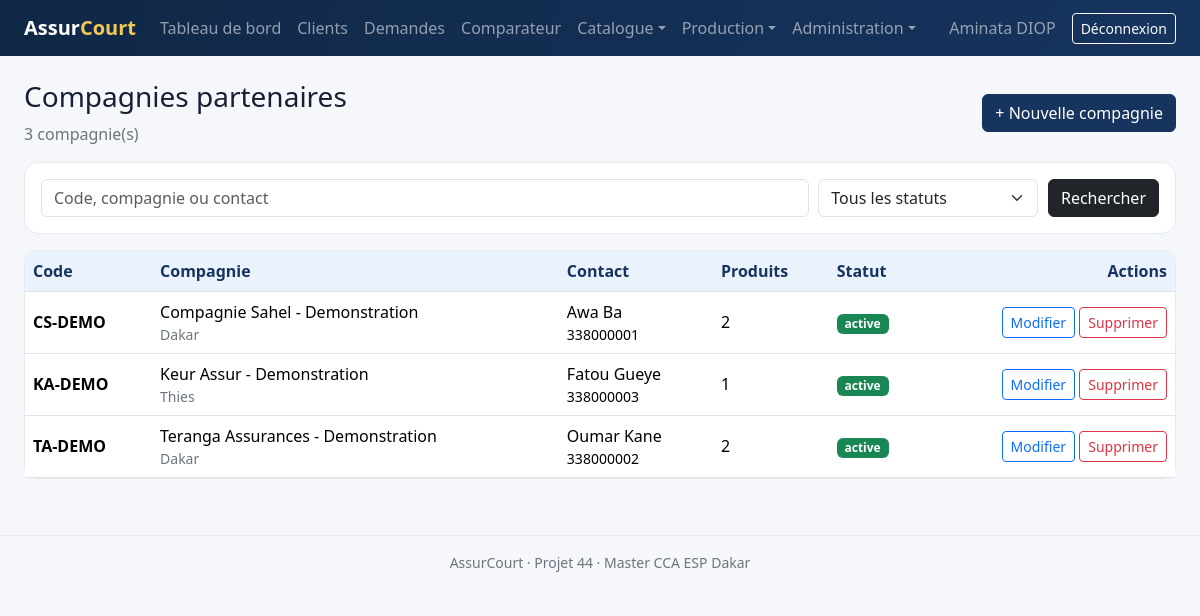
/public/compagnies/index.php (signed in), run on the app's committed database.
### tables this page shows
CREATE TABLE compagnies (
    id BIGINT UNSIGNED AUTO_INCREMENT PRIMARY KEY,
    code VARCHAR(20) NOT NULL UNIQUE,
    raison_sociale VARCHAR(190) NOT NULL,
    email VARCHAR(190) NULL,
    telephone VARCHAR(30) NULL,
    adresse VARCHAR(255) NULL,
    contact_commercial VARCHAR(190) NULL,
    statut ENUM('active','inactive') NOT NULL DEFAULT 'active',
    date_partenariat DATE NULL,
    created_at TIMESTAMP NOT NULL DEFAULT CURRENT_TIMESTAMP
);

### includes/helpers.php (called while the page is built, shortened)
<?php
function e(?string $value): string
{
    return htmlspecialchars($value ?? '', ENT_QUOTES | ENT_SUBSTITUTE, 'UTF-8');
}

### public/compagnies/index.php (the view, shortened to what this page needs)
<?php
$db=Database::connection();$q=trim((string)($_GET['q']??''));$statut=(string)($_GET['statut']??'');$page=max(1,(int)($_GET['page']??1));$per=20;$w=[];$p=[];
$where=$w?' WHERE '.implode(' AND ',$w):'';
$s=$db->prepare('SELECT COUNT(*) FROM compagnies'.$where);$s->execute($p);$total=(int)$s->fetchColumn();$pages=max(1,(int)ceil($total/$per));$page=min($page,$pages);$s=$db->prepare('SELECT c.*,(SELECT COUNT(*) FROM produits_assurance p WHERE p.compagnie_id=c.id) nb_produits FROM compagnies c'.$where.' ORDER BY raison_sociale LIMIT :lim OFFSET :off');foreach($p as $k=>$v)$s->bindValue(':'.$k,$v);$s->bindValue(':lim',$per,PDO::PARAM_INT);$s->bindValue(':off',($page-1)*$per,PDO::PARAM_INT);$s->execute();$rows=$s->fetchAll();$title='Compagnies';require __DIR__.'/../../includes/header.php';
?>
<div class="page-heading"><div><h1 class="h3">Compagnies partenaires</h1><p class="text-secondary"><?= $total ?> compagnie(s)</p></div><a class="btn btn-primary" href="form.php">+ Nouvelle compagnie</a></div>
<form class="filter-bar" method="get"><input class="form-control" name="q" value="<?= e($q) ?>" placeholder="Code, compagnie ou contact"><select class="form-select" name="statut"><option value="">Tous les statuts</option></select><button class="btn btn-dark">Rechercher</button></form>
<div class="card"><div class="table-responsive"><table class="table table-hover align-middle mb-0"><thead><tr><th>Code</th><th>Compagnie</th><th>Contact</th><th>Produits</th><th>Statut</th><th class="text-end">Actions</th></tr></thead><tbody><?php foreach($rows as $r): ?><tr><td class="fw-semibold"><?= e($r['code']) ?></td><td><?= e($r['raison_sociale']) ?><div class="small text-secondary"><?= e($r['adresse']) ?></div></td><td><?= e($r['contact_commercial']) ?><div class="small"><?= e($r['telephone']) ?></div></td><td><?= (int)$r['nb_produits'] ?></td><td><span class="badge text-bg-<?= $r['statut']==='active'?'success':'secondary' ?>"><?= e($r['statut']) ?></span></td><td class="text-end"><a class="btn btn-sm btn-outline-primary" href="form.php?id=<?= (int)$r['id'] ?>">Modifier</a> <form class="d-inline" method="post" action="delete.php" data-confirm="Supprimer cette compagnie ?"><?= csrf_field() ?><input type="hidden" name="id" value="<?= (int)$r['id'] ?>"><button class="btn btn-sm btn-outline-danger">Supprimer</button></form></td></tr><?php endforeach; ?><?php if(!$rows): ?><tr><td colspan="6" class="empty-state">Aucune compagnie trouvée.</td></tr><?php endif; ?></tbody></table></div></div>
<?php  require __DIR__.'/../../includes/footer.php'; ?>

### public/assets/css/app.css (style rules this page uses)
:root { --navy:#17345f;--blue:#2f6fae;--pale:#eaf2fb;--gold:#d4a72c;--ink:#172033 }
body { background:#f5f7fa;color:var(--ink);font-family:system-ui,-apple-system,"Segoe UI",sans-serif }
.card { border:1px solid #e5eaf0;border-radius:14px }
.btn-primary { background:var(--navy);border-color:var(--navy) }
.table thead th { background:var(--pale);color:var(--navy);white-space:nowrap }
.page-heading { display:flex;justify-content:space-between;align-items:center;gap:1rem;margin-bottom:1rem }
.page-heading p { margin:0 }
.filter-bar { display:grid;grid-template-columns:minmax(240px,1fr) 220px auto;gap:.6rem;background:#fff;border:1px solid #e5eaf0;padding:1rem;border-radius:14px;margin-bottom:1rem }

### data on the page
compagnies: code "CS-DEMO", raison_sociale "Compagnie Sahel - Demonstration", adresse "Dakar", contact_commercial "Awa Ba", telephone "338000001", nb_produits "2", statut "active"
compagnies: code "KA-DEMO", raison_sociale "Keur Assur - Demonstration", adresse "Thies", contact_commercial "Fatou Gueye", telephone "338000003", nb_produits "1", statut "active"
compagnies: code "TA-DEMO", raison_sociale "Teranga Assurances - Demonstration", adresse "Dakar", contact_commercial "Oumar Kane", telephone "338000002", nb_produits "2", statut "active"

### other printed values
$_SESSION['user']['prenom'].' '.$_SESSION['user']['nom'] "Aminata DIOP"
$total "3"
